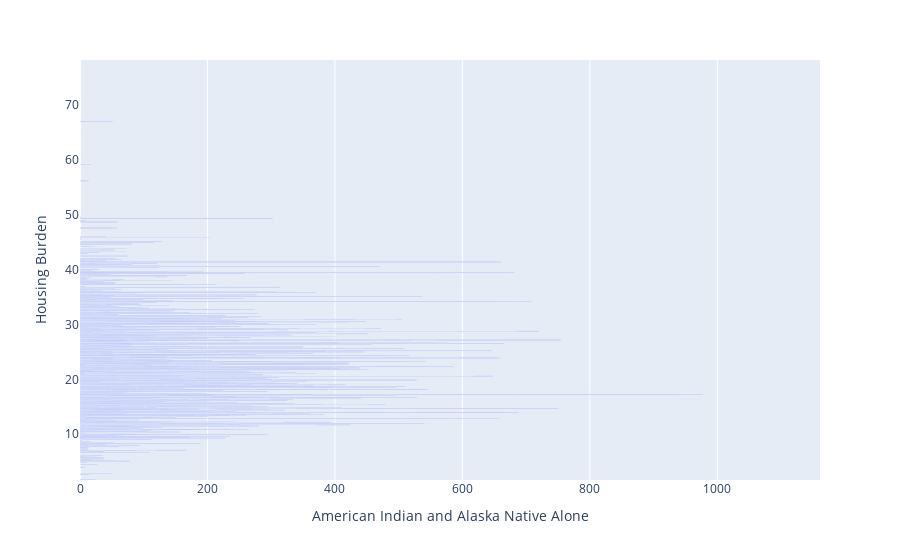

The notebook cell saved with this chart:
### Code cell
fig = px.bar(race_burden_df, x="Asian Alone", y="Housing Burden", orientation='h')
fig.show()

### Figure 1 — Plotly figure (JSON) as saved in the notebook; plotly's stock layout.template omitted (floating-point values rounded to 4 significant figures; data arrays with more than 128 entries replaced by an {"elided": "..."} marker saying what was removed)
{"data": [{"alignmentgroup": "True", "hovertemplate": "American Indian and Alaska Native Alone=%{x}<br>Housing Burden=%{y}<extra></extra>", "legendgroup": "", "marker": {"color": "#636efa", "pattern": {"shape": ""}}, "name": "", "offsetgroup": "", "orientation": "h", "showlegend": false, "textposition": "auto", "type": "bar", "x": {"elided": "2342 int values"}, "xaxis": "x", "y": {"elided": "2342 float values"}, "yaxis": "y"}], "layout": {"autosize": true, "barmode": "relative", "legend": {"tracegroupgap": 0}, "margin": {"t": 60}, "xaxis": {"anchor": "y", "autorange": true, "domain": [0, 1], "range": [0, 1161.0], "title": {"text": "American Indian and Alaska Native Alone"}, "type": "linear"}, "yaxis": {"anchor": "x", "autorange": true, "domain": [0, 1], "range": [1.65, 78.25], "title": {"text": "Housing Burden"}, "type": "linear"}}}
